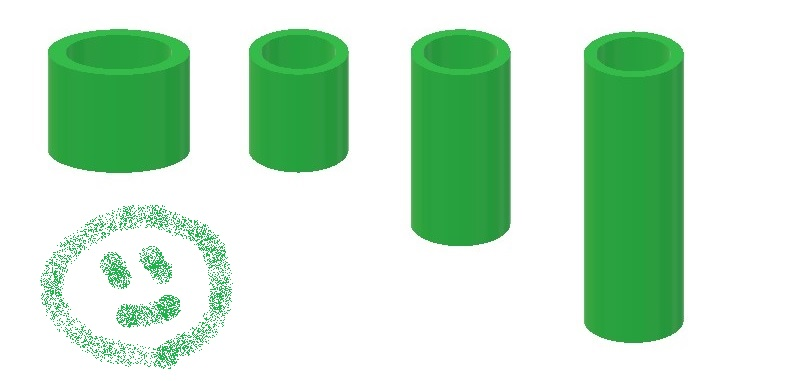
#> input picture shape.jpg, 785 x 381 px
$ python sample03a.py   (older library calls are emulated)
#> lines starting #> are read from the running program, lines starting #| are printed output that depends on the picture; after the words box and inside, x2 and y2 are one past the last pixel; in counts of white or black regions, pixels touching at a corner belong together
# -*- coding: utf-8 -*-
import numpy as np
import cv2
from matplotlib import pyplot as plt
print(str(100/3) )
# create sample mask image window function-------------------------------------------------
def createMaskImage(hsv, hue, sat, val):
    imh, imw, channels = hsv.shape  # get image size and the number of channels
    mask = np.zeros((imh, imw, channels), np.uint8) # initialize hsv gradation image with 0

    # if hue argument is pair value enclosed in []
    hmin = hue[0]
    hmax = hue[1]

    # if sat argument is pair value enclosed in []
    smin = sat[0]
    smax = sat[1]

    #  val argument is pair value enclosed in []
    vmin = val[0]
    vmax = val[1]

    return cv2.inRange(hsv, np.array([hmin, smin, vmin]), np.array([hmax, smax, vmax]))

def detectA(hsv):
    target_hue=[55, 70]
    target_sat=[50, 200]
    target_val=[50, 200]
    maskA = createMaskImage(hsv,target_hue,target_sat,target_val)
    cv2.imshow("mask", maskA)
    # METHOD1: fill hole in the object using Closing process (Dilation next to Erosion) of mathematical morphology
    maskA = cv2.morphologyEx(maskA, cv2.MORPH_CLOSE, cv2.getStructuringElement(cv2.MORPH_ELLIPSE,(11,11))) # using 9x9 ellipse kernel
    cv2.imshow("adapt closing", maskA)

    # METHOD2: lt and Pepper Noise Reduction using Opening process (Erosion next to Dilation) of mathematical morphology
    maskA = cv2.morphologyEx(maskA, cv2.MORPH_OPEN, cv2.getStructuringElement(cv2.MORPH_ELLIPSE,(4,4))) # using 4x4 ellipse kernel
    cv2.imshow("adapt opening", maskA)
    return maskA

def draw_text_red(x,y,size,mesg_list,target_img):
    for mesg in mesg_list:
        strSize = cv2.getTextSize(str(mesg), cv2.FONT_HERSHEY_SIMPLEX, size, 1)[0]
        cv2.rectangle(target_img, (x, y - strSize[1]), (x + strSize[0], y), (0, 0, 255), -1)
        cv2.putText(target_img, str(mesg), (x, y), cv2.FONT_HERSHEY_SIMPLEX, size, (255, 255, 255))
        y=y+int(strSize[1]*12/10)

def draw_text_green(x,y,size,mesg_list,target_img):
    for mesg in mesg_list:
        strSize = cv2.getTextSize(str(mesg), cv2.FONT_HERSHEY_SIMPLEX, size, 1)[0]
        cv2.rectangle(target_img, (x, y - strSize[1]), (x + strSize[0], y), (0, 255,0), -1)
        cv2.putText(target_img, str(mesg), (x, y), cv2.FONT_HERSHEY_SIMPLEX, size, (0, 0, 255))
        y=y+int(strSize[1]*12/10)

# show label all object and grande objects show red
def draw_obj_label(contours,label_data, target_img):
    grande_aspect_ratio_min = 1/2
    grande_aspect_ratio_max = 1/1.5

    for i in range(len(contours)):
        # -- get information of bounding rect of each contours
        posx, posy, width, height = cv2.boundingRect(contours[i])
        # -- decide "Skal" object using aspect ratio of bounding area
        if grande_aspect_ratio_min < width/height and width / height < grande_aspect_ratio_maxv and width<30: # --
            cv2.rectangle(target_img, (posx, posy), (posx + width, posy + height), (0, 0, 255), 2)
            mesg_list=[]
            mesg_list.append(label_data+" grande")
            aspect_ratio = width / height
            mesg_list.append(int(100*aspect_ratio))  ### aspect ratio
            # 0.6 is text size
            draw_text_red(posx,posy,0.6,mesg_list,target_img)
        else:
            cv2.rectangle(target_img, (posx, posy), (posx + width, posy + height), (0, 255, 0), 2)
            mesg_list = []
            mesg_list.append(label_data )
            aspect_ratio = width / height
            mesg_list.append(int(100 * aspect_ratio))  ### aspect ratio
            # 0.6 is text size
            draw_text_green(posx, posy, 0.6, mesg_list, target_img)


# main function-----------------------------------------------------------------------------
def main():

    # read image
    img = cv2.imread("./shape.jpg")#objects.jpg")
#> img is the input picture: shape (381, 785, 3); mean B, G, R 198.7, 226.7, 192.4
    cv2.imshow("Image", img)

    # convert to HSV (Hue, Saturation, Value(Brightness))
    hsv = cv2.cvtColor(img, cv2.COLOR_BGR2HSV)
#> hsv: shape (381, 785, 3); mean H, S, V 29.2, 54.1, 226.7
    cv2.imshow("Hue", hsv[:, :, 0])
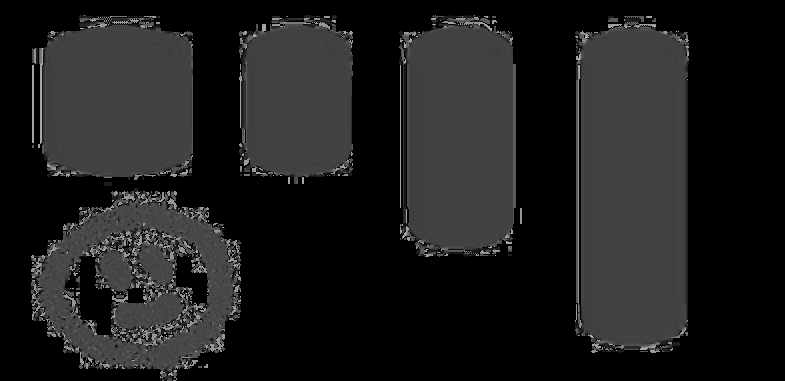
#> window 'Hue': shape (381, 785); min 0, max 175, mean 29.2

    #detect green
    objA_mask = detectA(hsv)
#> in createMaskImage, `return cv2.inRange(hsv, np.array([hmin, smin, vmin]), np.array([hmax, ..`:
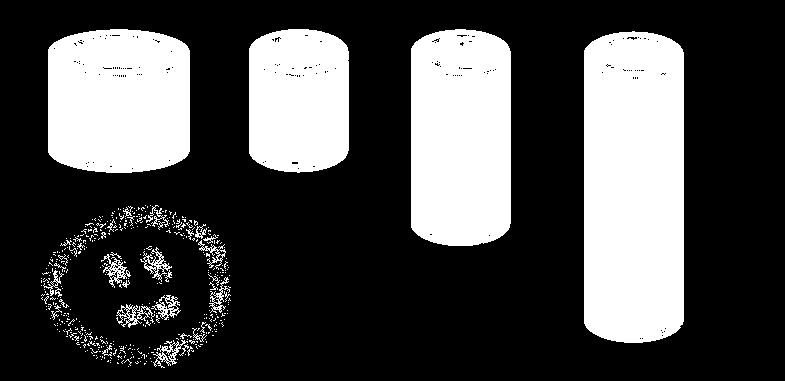
#> returned value: shape (381, 785); 29.1% white; 448 white regions (411 under 20 px), largest, box (x1, y1, x2, y2) and area: (584, 31, 684, 343) 30090, (411, 29, 511, 246) 20620, (48, 29, 190, 173) 18898
#> in detectA, `maskA = cv2.morphologyEx(maskA, cv2.MORPH_CLOSE, cv2.getStructuringEle..`:
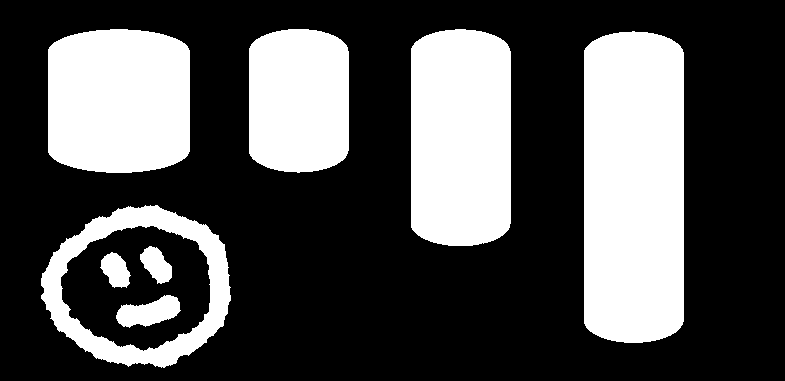
#> maskA: shape (381, 785); 31.9% white; 8 white regions, largest, box (x1, y1, x2, y2) and area: (584, 31, 684, 343) 30160, (411, 29, 511, 246) 20703, (48, 29, 190, 173) 19000
#> in detectA, `maskA = cv2.morphologyEx(maskA, cv2.MORPH_OPEN, cv2.getStructuringElem..`:
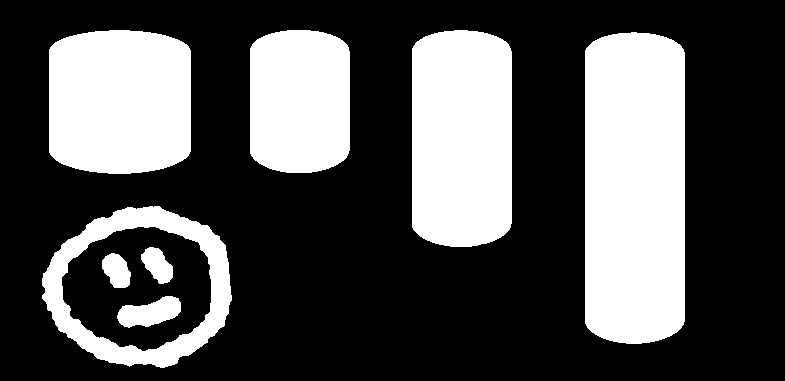
#> maskA: shape (381, 785); 31.9% white; 8 white regions

    # METHOD3 : Object detecting
    # edge detection and extract contours
    im, objA_contours, hierarchy = cv2.findContours(objA_mask, cv2.RETR_EXTERNAL, cv2.CHAIN_APPROX_SIMPLE)
#> objA_contours = 5 contours; box (x1, y1, x2, y2) and area: (585, 32, 685, 344) 29784, (42, 206, 232, 368) 23132, (412, 30, 512, 247) 20419, (49, 30, 191, 174) 18750, (250, 30, 350, 173) 13157
    # -- show extracted contours with gray line
#    cv2.drawContours(greens, contours, -1, (128, 128, 128), 2)
#    cv2.imshow("mask", greens)

    # show bounding box of extracted objects using contours
    draw_obj_label(objA_contours,"green", img)
#> the loop in draw_obj_label, `for i in range(len(contours)):` made 1 pass
#> (posx, posy, width, height) on pass 1: (42, 206, 190, 162)
    cv2.imshow("Image", img)

    # keep all windows until "ESC" button is pressed
    cv2.waitKey(0)
    cv2.destroyAllWindows()


# run---------------------------------------------------------------------------------------
if __name__ == '__main__':
#> (the run stopped early here; a loop or call above may not have finished)
